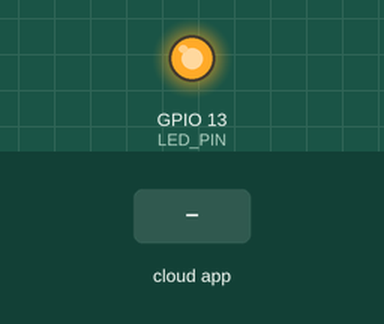
The sketch below on a simulated ESP32. On the bench: output pins drawn as LEDs (lit = HIGH). The test bench sets the inputs (shaded band). The ROS host is connected and sends only what is stated.

Above: at 3.2 s.
3.3 s: the phone or cloud app sets data_topic to LOW
At 4.4 s:
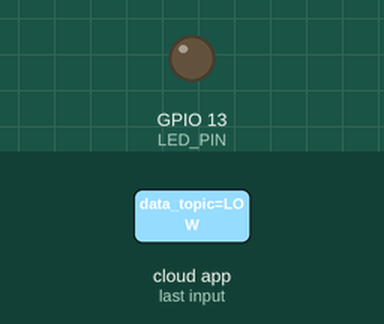
4.9 s: the phone or cloud app sets data_topic to HIGH
At 6.3 s:
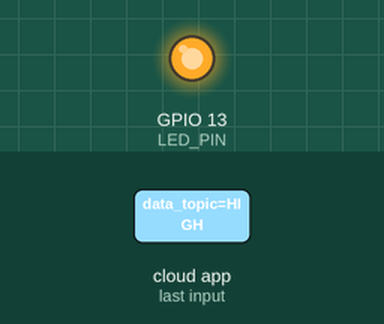
Timing chart, 0 to 7.9 s (numbered marks = the images above; inputs shaded):
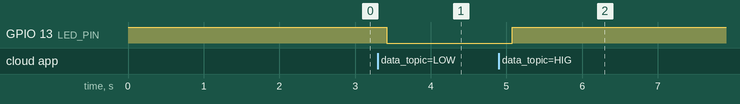

Measured:
- after the input at 3.3 s, GPIO 13 (LED_PIN): HIGH → LOW after 0.12 s
- after the input at 4.9 s, GPIO 13 (LED_PIN): LOW → HIGH after 0.17 s

The sketch:

string_ros2_esp32.ino
```cpp
#include <micro_ros_arduino.h>

#include <stdio.h>
#include <rcl/rcl.h>
#include <rcl/error_handling.h>
#include <rclc/rclc.h>
#include <rclc/executor.h>

#include <std_msgs/msg/string.h>

#include <type_traits>

rcl_subscription_t subscriber;
std_msgs__msg__String msg;
rclc_executor_t executor;
rclc_support_t support;
rcl_allocator_t allocator;
rcl_node_t node;
rcl_timer_t timer;

#define LED_PIN 13

#define RCCHECK(fn) { rcl_ret_t temp_rc = fn; if((temp_rc != RCL_RET_OK)){error_loop();}}
#define RCSOFTCHECK(fn) { rcl_ret_t temp_rc = fn; if((temp_rc != RCL_RET_OK)){}}

void error_loop(){
  while(1){
    digitalWrite(LED_PIN, !digitalRead(LED_PIN));
    delay(10000);
  }
}

String msg_data;

void subscription_callback(const void * msgin)
{
  const std_msgs__msg__String * message = (const std_msgs__msg__String *)msgin;
  msg_data = message->data.data;
}

void setup() {
  //Serial.begin(115200);
  set_microros_transports();

  pinMode(LED_PIN, OUTPUT);
  digitalWrite(LED_PIN, HIGH);

  delay(2000);

  allocator = rcl_get_default_allocator();

  //create init_options
  RCCHECK(rclc_support_init(&support, 0, NULL, &allocator));

  // create node
  RCCHECK(rclc_node_init_default(&node, "micro_ros_arduino_node", "", &support));

  // create subscriber
  RCCHECK(rclc_subscription_init_default(
    &subscriber,
    &node,
    ROSIDL_GET_MSG_TYPE_SUPPORT(std_msgs, msg, String),
    "data_topic"));

  // create executor
  RCCHECK(rclc_executor_init(&executor, &support.context, 1, &allocator));
  RCCHECK(rclc_executor_add_subscription(&executor, &subscriber, &msg, &subscription_callback, ON_NEW_DATA));
  msg.data.data=(char *) malloc(100 * sizeof(char));
  msg.data.size = 0;
  msg.data.capacity = 100;
}

void loop() {
  delay(100);

  if (msg_data.equals("HIGH")) {
    digitalWrite(LED_PIN, HIGH);
    //delay(1000);
  } else if (msg_data.equals("LOW")) {
    digitalWrite(LED_PIN, LOW);
  }


  RCCHECK(rclc_executor_spin_some(&executor, RCL_MS_TO_NS(100)));
}
```
